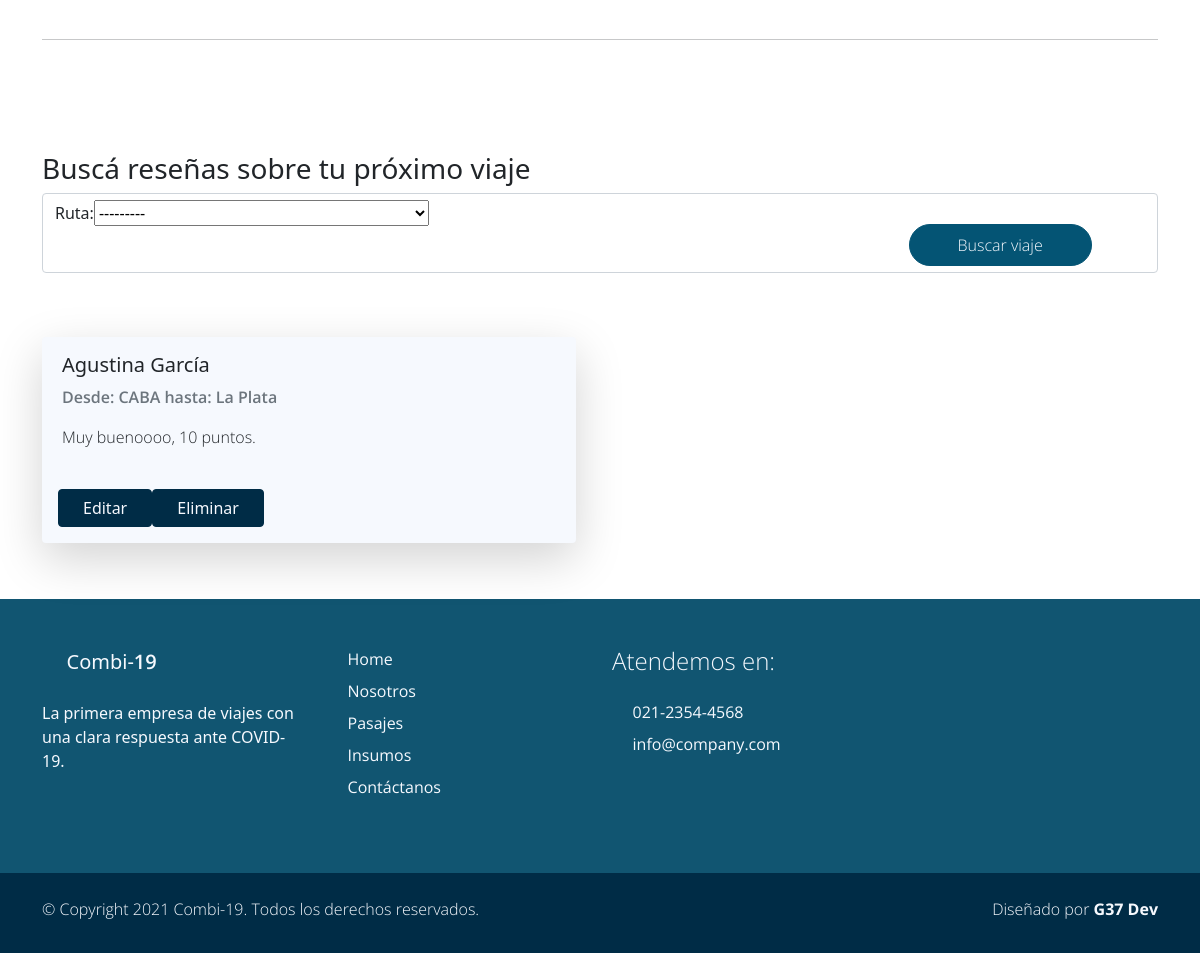
Before: /reseñas (signed in, lower part) with the older database file.
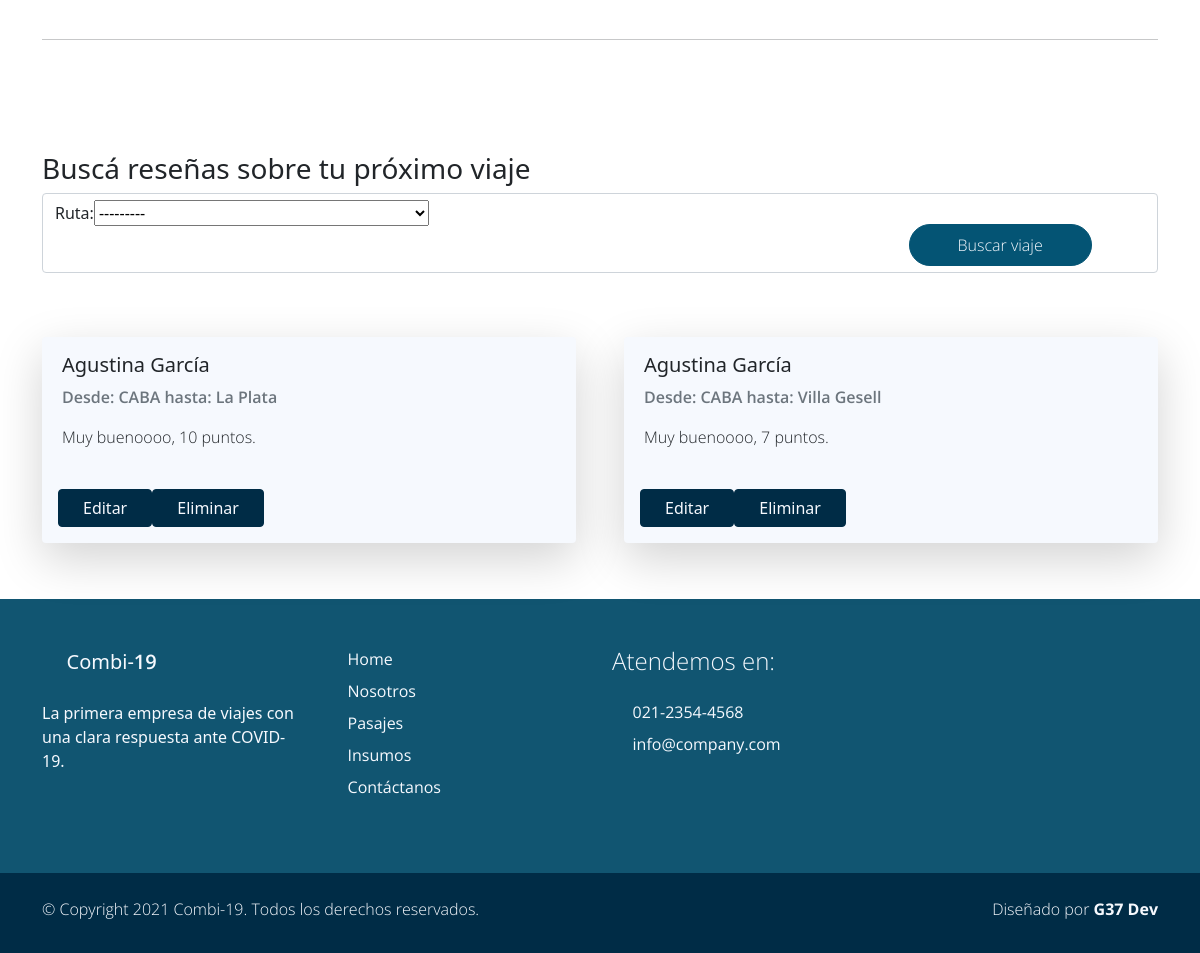
After: the same page with the newer database file.
### Combi19App/models.py (models this page shows, shortened)
class Comentario(models.Model):
    usuario    = models.ForeignKey(Account, default=None, null=True,on_delete=models.CASCADE)
    comentario = models.CharField(max_length=300)
    ruta       = models.ForeignKey(Ruta, default=None, null=True,on_delete=models.CASCADE)

class Ruta(models.Model):
    origen        = models.ForeignKey(Lugar, default=None, on_delete=models.CASCADE, related_name='origen')
    destino       = models.ForeignKey(Lugar, default=None, on_delete=models.CASCADE, related_name='destino')
    nombre        = models.CharField(max_length=30, blank=True, null=True, verbose_name='Nombre de ruta')
    km            = models.IntegerField(validators=[MinValueValidator(0)])
    class Meta:
        unique_together = ('origen', 'destino')
    def __str__(self):
        return f'De {self.origen} a {self.destino}'

class Lugar(models.Model):
    nombre        = models.CharField(max_length=40, blank=True, null=True, unique=True, verbose_name='Lugar')
    provincia     = models.CharField(max_length=20, blank=True, null=True)
    codigo_postal = models.IntegerField(blank=True, null=True, unique=True, validators=[MinValueValidator(1000)])
    imagen        = models.ImageField(upload_to="ciudades", blank=True, null=True)
    class Meta:
        verbose_name_plural = "Lugares"
    def __str__(self):
        return f'{self.nombre}'

### users/models.py (models this page shows, shortened)
class Account(AbstractBaseUser):
    email               = models.EmailField(verbose_name="email", max_length=60, unique=True)
    dni                 = models.IntegerField(verbose_name="dni", unique=True,)
    first_name          = models.CharField(max_length=30, verbose_name='Nombre')
    last_name           = models.CharField(max_length=30, verbose_name='Apellido')
    date_of_birth       = models.DateField(blank=True, null=True)
    is_GOLD             = models.BooleanField(default=False)
    _is_admin           = models.BooleanField(default=False)
    is_active           = models.BooleanField(default=True)
    is_staff            = models.BooleanField(default=False)
    _is_superuser       = models.BooleanField(default=False)
    objects = MyAccountManager()
    class Meta:
        verbose_name        = "Usuario"
        verbose_name_plural = "Usuarios"
    USERNAME_FIELD = 'email'
    REQUIRED_FIELDS = ['dni', 'first_name', 'last_name', 'date_of_birth']
    def __str__(self):
        return self.get_full_name()
    def get_full_name(self):
        return f'{self.first_name} {self.last_name}'
    @property
    def is_superuser(self):
        return self.is_admin
    @property
    def is_admin(self):
        return self.is_staff
    @property
    def es_chofer(self):
        try:
            chofer = self.chofer
            return True
        except Chofer.DoesNotExist:
            return False

### Combi19App/forms.py (shortened to what this page needs)
class ComentarioForm(forms.ModelForm):
    class Meta():
        model = Comentario
        fields = ("ruta","comentario")

### Combi19App/models.py (called while the page is built)
    def __str__(self):
        return self.patente

    def __str__(self):
        return f'Fecha: {self.fecha:%Y-%m-%d %H:%M} - Ruta: {self.ruta} - Combi: {self.combi} '

### Combi19App/views.py (called while the page is built)
@login_required
def reseñas(request):
    com = Comentario.objects.all()
    mis_viajes = Viaje.objects.filter(pasajeros=request.user).filter(estado=Viaje.finalizado)
    mis_viajes = mis_viajes
    print(mis_viajes)
    rutas = Ruta.objects.filter(viaje__in=mis_viajes)
    print(rutas)
    miFiltro = ComentarioFilter(request.GET, queryset=com)
    com = miFiltro.qs
    form = ComentarioForm(instance=request.user)
    if request.POST:
        form = ComentarioForm(request.POST, instance=request.user)
        if form.is_valid():
            form.save()
        else:
            pass
    context = {"comentarios": com, 'miFiltro': miFiltro, 'rutas':rutas, 'form':form }
    return render(request, "Combi19App/reseñas.html", context)

### Combi19App/templates/Combi19App/reseñas.html (shortened to what this page needs)
{% extends 'Combi19App/base.html' %}
{% load poll_extras %}
{% load bootstrap %}
{% load static %}
{% block content %}
<section class="container py-5">
    <div class="col-md-12 ">
        <form class="contact-form row" method="post" action="#" role="form"> {% csrf_token %}
                <div class="py-4">
                </div>
        </form>
    </div>
    <hr>
</section>
<section class="py-5 ">
    <div class="container">
        <h3 class="h3">Buscá reseñas sobre tu próximo viaje</h3>
        <form class="form-control " id="formularioFiltros" method="get" action="#" role="form">
            <div class="row gy-5 g-lg-5 ">
                <div class="col-md-9 pb-4">
                    {{miFiltro.form|bootstrap}}
                </div>
                <div class="col-md-3 pt-4">
                    <button type="submit" class="btn btn-secondary rounded-pill px-md-5 px-4 py-2 radius-0 text-light light-300">Buscar viaje</button>
                </div>
            </div>
        </form>
</section>
<section class="py-3 mb-3">
    <div class="container">
        <div class="row gy-5 g-lg-5 mb-4">
            {% if miFiltro.qs %}
                {%  for c in miFiltro.qs %}
                    <div class="col-xl-6 col-md-12 col-sm-12">
                        <div  class="card bg-light border-0 shadow-lg overflow-hidden">
                            <div class="card-body">
                                <div class="row">
                                    <div class="col-md-12 px-3">
                                        <h5 class="h5">{{c.usuario}}</h5>
                                        <p class="semi-bold-600 text-muted">Desde: {{c.ruta.origen}} hasta: {{c.ruta.destino}}</p>
                                        <p class="light-300 "style="height: 3em;">{{c.comentario}}</p>
                                    </div>
                                    {% if c.usuario == request.user %}
                                    <div class="btn-group" role="group" aria-label="Basic example">
                                        <a href="{% url 'Editar Comentario' c_id=c.id %}"><button type="button" class="btn btn-primary px-4">Editar</button></a>
                                        <a href="{% url 'Eliminar Comentario' c_id=c.id %}"><button type="button" class="btn btn-primary px-4">Eliminar</button></a>
                                    </div>
                                    {% endif %}
                                </div>
                            </div>
                        </div>
                    </div>
                {%  endfor %}
            {% else %}
                    <p>No hay comentarios para los datos indicados</p>
            {% endif %}
        </div>
    </div>
</section>
{% endblock %}

Changed rows visible on the page:
added Comentario: usuario "Agustina García", ruta.origen "CABA", ruta.destino "Villa Gesell", comentario "Muy buenoooo, 7 puntos.", shows "Editar"
